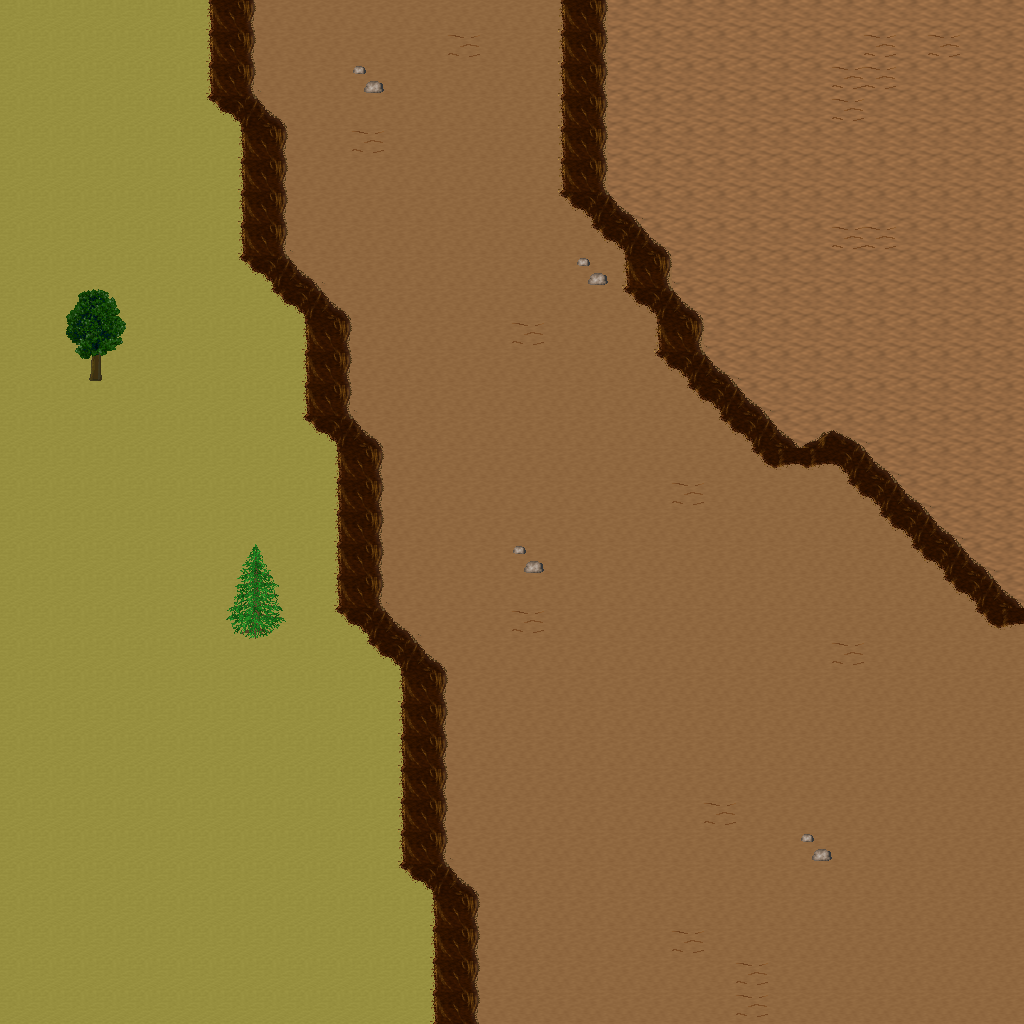

A 2D game scene composited from a Tiled map and its tileset images. What follows is a short description and the map's XML, with each tile layer's data collapsed to a summary:
An orthogonal 32x32 tile map with 32x32 px tiles, 5 tile layers (Ground, Objects, Objects2, Above, ...), 1 hidden layer not drawn, 37 tilesets.

<map version="1.10" tiledversion="1.11.0" orientation="orthogonal" renderorder="right-down" width="32" height="32" tilewidth="32" tileheight="32" infinite="0" nextlayerid="11" nextobjectid="1">
 <tileset firstgid="1" name="ground_ground" tilewidth="32" tileheight="32" tilecount="33" columns="3">
  <image source="../drawable/ground_ground.png" width="96" height="352" />
 </tileset>
 <tileset firstgid="34" name="ground_ridge_earth_dark" tilewidth="32" tileheight="32" tilecount="96" columns="12">
  <image source="../drawable/ground_ridge_earth_dark.png" width="384" height="256" />
 </tileset>
 <tileset firstgid="130" name="ground_ridge_earth_pale" tilewidth="32" tileheight="32" tilecount="96" columns="12">
  <image source="../drawable/ground_ridge_earth_pale.png" width="384" height="256" />
 </tileset>
 <tileset firstgid="226" name="ground_earth_edges" tilewidth="32" tileheight="32" tilecount="18" columns="6">
  <image source="../drawable/ground_earth_edges.png" width="192" height="96" />
 </tileset>
 <tileset firstgid="244" name="ground_rock_pebbles" tilewidth="32" tileheight="32" tilecount="3" columns="1">
  <image source="../drawable/ground_rock_pebbles.png" width="32" height="96" />
 </tileset>
 <tileset firstgid="247" name="plant_grasses" tilewidth="32" tileheight="32" tilecount="6" columns="3">
  <image source="../drawable/plant_grasses.png" width="96" height="64" />
 </tileset>
 <tileset firstgid="253" name="plant_flower_daisy_yellow" tilewidth="32" tileheight="32" tilecount="8" columns="2">
  <image source="../drawable/plant_flower_daisy_yellow.png" width="64" height="128" />
 </tileset>
 <tileset firstgid="261" name="plant_bush_bushes" tilewidth="32" tileheight="32" tilecount="10" columns="5">
  <image source="../drawable/plant_bush_bushes.png" width="160" height="64" />
 </tileset>
 <tileset firstgid="271" name="plant_flower_daisy_red" tilewidth="32" tileheight="32" tilecount="8" columns="2">
  <image source="../drawable/plant_flower_daisy_red.png" width="64" height="128" />
 </tileset>
 <tileset firstgid="279" name="plant_tree_tree_darkgreen" tilewidth="32" tileheight="32" tilecount="88" columns="8">
  <image source="../drawable/plant_tree_tree_darkgreen.png" width="256" height="352" />
 </tileset>
 <tileset firstgid="367" name="plant_flower_daisy_blue" tilewidth="32" tileheight="32" tilecount="8" columns="2">
  <image source="../drawable/plant_flower_daisy_blue.png" width="64" height="128" />
 </tileset>
 <tileset firstgid="375" name="item_corpse_skull_pale" tilewidth="32" tileheight="32" tilecount="2" columns="2">
  <image source="../drawable/item_corpse_skull_pale.png" width="64" height="32" />
 </tileset>
 <tileset firstgid="377" name="plant_vine" tilewidth="32" tileheight="32" tilecount="3" columns="1">
  <image source="../drawable/plant_vine.png" width="32" height="96" />
 </tileset>
 <tileset firstgid="380" name="plant_flower_daisy_white" tilewidth="32" tileheight="32" tilecount="8" columns="2">
  <image source="../drawable/plant_flower_daisy_white.png" width="64" height="128" />
 </tileset>
 <tileset firstgid="388" name="item_corpse_huge_animal" tilewidth="32" tileheight="32" tilecount="16" columns="2">
  <image source="../drawable/item_corpse_huge_animal.png" width="64" height="256" />
 </tileset>
 <tileset firstgid="404" name="building_fence_fence_chunky" tilewidth="32" tileheight="32" tilecount="21" columns="3">
  <image source="../drawable/building_fence_fence_chunky.png" width="96" height="224" />
 </tileset>
 <tileset firstgid="425" name="ground_eye" tilewidth="32" tileheight="32" tilecount="9" columns="3">
  <image source="../drawable/ground_eye.png" width="96" height="96" />
 </tileset>
 <tileset firstgid="434" name="logic_creature_gnome" tilewidth="32" tileheight="32" tilecount="6" columns="6">
  <image source="../drawable/logic_creature_gnome.png" width="192" height="32" />
 </tileset>
 <tileset firstgid="440" name="logic_creature_animal" tilewidth="32" tileheight="32" tilecount="32" columns="8">
  <image source="../drawable/logic_creature_animal.png" width="256" height="128" />
 </tileset>
 <tileset firstgid="472" name="logic_collision" tilewidth="32" tileheight="32" tilecount="1" columns="1">
  <image source="../drawable/logic_collision.png" width="32" height="32" />
 </tileset>
 <tileset firstgid="473" name="plant_tree_taller_trees" tilewidth="32" tileheight="32" tilecount="32" columns="8">
  <image source="../drawable/plant_tree_taller_trees.png" width="256" height="128" />
 </tileset>
 <tileset firstgid="505" name="plant_tree_spruce" tilewidth="32" tileheight="32" tilecount="6" columns="2">
  <image source="../drawable/plant_tree_spruce.png" width="64" height="96" />
 </tileset>
 <tileset firstgid="511" name="ground_blue_paving" tilewidth="32" tileheight="32" tilecount="2" columns="1">
  <image source="../drawable/ground_blue_paving.png" width="32" height="64" />
 </tileset>
 <tileset firstgid="513" name="ground_grass_edges" tilewidth="32" tileheight="32" tilecount="36" columns="12">
  <image source="../drawable/ground_grass_edges.png" width="384" height="96" />
 </tileset>
 <tileset firstgid="549" name="ground_grass_corners" tilewidth="32" tileheight="32" tilecount="24" columns="6">
  <image source="../drawable/ground_grass_corners.png" width="192" height="128" />
 </tileset>
 <tileset firstgid="573" name="logic_item_fruits" tilewidth="32" tileheight="32" tilecount="16" columns="8">
  <image source="../drawable/logic_item_fruits.png" width="256" height="64" />
 </tileset>
 <tileset firstgid="589" name="building_house_pink_blue" tilewidth="32" tileheight="32" tilecount="99" columns="11">
  <image source="../drawable/building_house_pink_blue.png" width="352" height="288" />
 </tileset>
 <tileset firstgid="688" name="building_fence_stone_fence_white" tilewidth="32" tileheight="32" tilecount="9" columns="3">
  <image source="../drawable/building_fence_stone_fence_white.png" width="96" height="96" />
 </tileset>
 <tileset firstgid="697" name="plant_tree_pine_tree" tilewidth="32" tileheight="32" tilecount="20" columns="4">
  <image source="../drawable/plant_tree_pine_tree.png" width="128" height="160" />
 </tileset>
 <tileset firstgid="717" name="furniture_chair_bench_wooden" tilewidth="32" tileheight="32" tilecount="8" columns="2">
  <image source="../drawable/furniture_chair_bench_wooden.png" width="64" height="128" />
 </tileset>
 <tileset firstgid="725" name="item_postbox" tilewidth="32" tileheight="32" tilecount="4" columns="2">
  <image source="../drawable/item_postbox.png" width="64" height="64" />
 </tileset>
 <tileset firstgid="729" name="logic_portal" tilewidth="32" tileheight="32" tilecount="24" columns="8">
  <image source="../drawable/logic_portal.png" width="256" height="96" />
 </tileset>
 <tileset firstgid="753" name="furniture_light_lamp_blue" tilewidth="32" tileheight="32" tilecount="3" columns="1">
  <image source="../drawable/furniture_light_lamp_blue.png" width="32" height="96" />
 </tileset>
 <tileset firstgid="756" name="light_dim_light_7x5" tilewidth="32" tileheight="32" tilecount="35" columns="7">
  <image source="../drawable/light_dim_light_7x5.png" width="224" height="160" />
 </tileset>
 <tileset firstgid="791" name="light_light_5x5" tilewidth="32" tileheight="32" tilecount="25" columns="5">
  <image source="../drawable/light_light_5x5.png" width="160" height="160" />
 </tileset>
 <tileset firstgid="816" name="logic_creature_reptile" tilewidth="32" tileheight="32" tilecount="7" columns="7">
  <image source="../drawable/logic_creature_reptile.png" width="224" height="32" />
 </tileset>
 <tileset firstgid="823" name="plant_bushes_and_trees" tilewidth="32" tileheight="32" tilecount="144" columns="16">
  <image source="../drawable/plant_bushes_and_trees.png" width="512" height="289" />
 </tileset>
 <layer id="1" name="Ground" width="32" height="32">
  <data>[1024 cells, 1024 non-empty, 3 distinct tile ids]</data>
 </layer>
 <layer id="2" name="Objects" width="32" height="32">
  <data>[1024 cells, 137 non-empty, 13 distinct tile ids]</data>
 </layer>
 <layer id="3" name="Objects2" width="32" height="32">
  <data>[1024 cells, 21 non-empty, 2 distinct tile ids]</data>
 </layer>
 <layer id="4" name="Above" width="32" height="32">
  <data>[1024 cells, 18 non-empty, 9 distinct tile ids]</data>
 </layer>
 <layer id="5" name="Above2" width="32" height="32">
  <data>[1024 cells, 0 non-empty, 0 distinct tile ids]</data>
 </layer>
 <layer id="6" name="Walkable" width="32" height="32" visible="0">
  <data>[1024 cells, 111 non-empty, 1 distinct tile ids]</data>
 </layer>
 <objectgroup id="7" name="Mapevents" />
 <objectgroup id="8" name="Spawn" />
 <objectgroup id="9" name="Keys" />
 <objectgroup id="10" name="Replace" />
</map>
